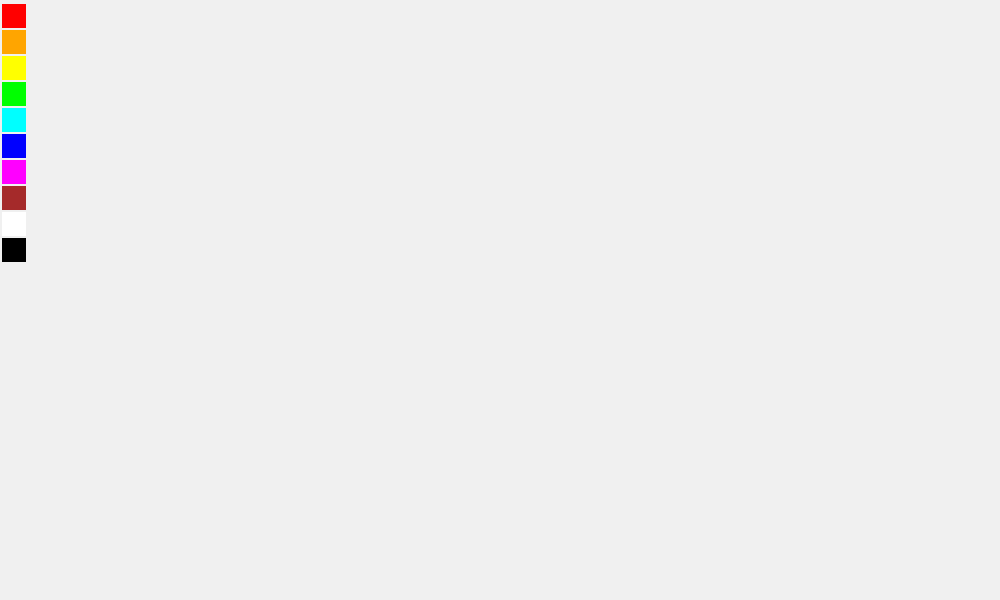
Frame 1 (no input)
Frame 60 (no input): identical to frame 1, image omitted
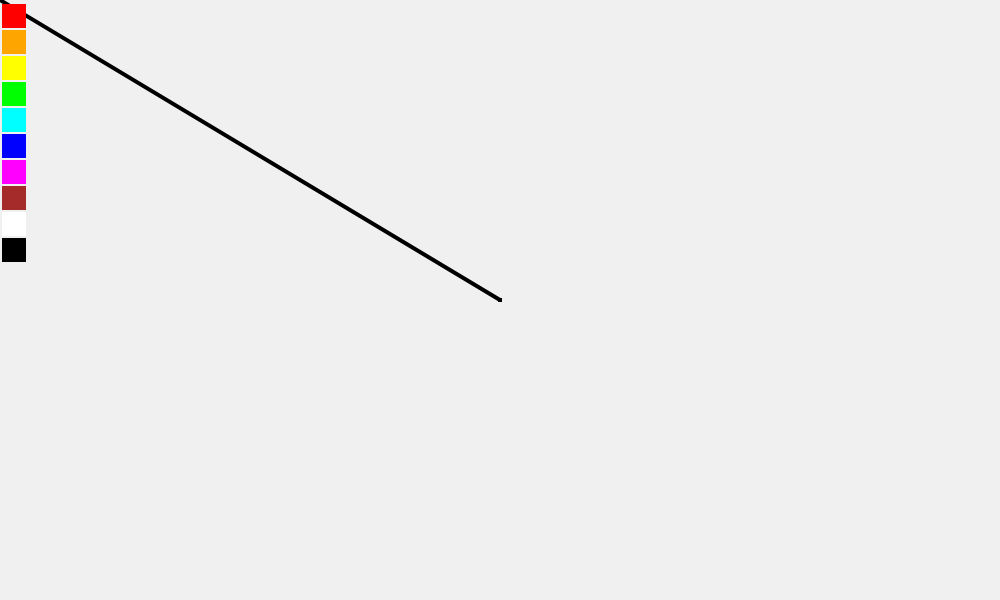
Frame 120 (the mouse pressed at the canvas centre since frame 60)

The p5.js sketch that drew these frames (run headless with seeded random() and noise() and a simulated clock; from frame 60 on, the mouse is pressed at the canvas centre):

// p5.js sketch
// ── sketch.js
function setup() {
  createCanvas(1000, 600);
  background(240);
}

let brush = 'black';

function draw() {
  strokeWeight(1);
  cursor(CROSS);
  fill('black');
  strokeWeight(4)

  if(mouseIsPressed){
    stroke(brush);
    line(mouseX, mouseY, pmouseX, pmouseY);
  }

strokeWeight(0);

  fill('red');
  let red = square(2, 4, 24);

  fill('orange');
  let orange = square(2, 30, 24);

  fill('yellow');
  let yellow = square(2, 56, 24);

  fill('lime');
  let lime = square(2, 82, 24);

  fill('cyan');
  let cyan = square(2, 108, 24);

  fill('blue');
  let blue = square(2, 134, 24);

  fill('magenta');
  let magenta = square(2, 160, 24);

  fill('brown');
  let brown = square(2, 186, 24);

  fill('white');
  let white = square(2, 212, 24);

  fill('black');
  let black = square(2, 238, 24);

  noFill();
}

function mouseClicked(){
  if((mouseX>=2 && mouseX<=26) && (mouseY>=4 && mouseY<=28)){
    brush = 'red';
  }

  if((mouseX>=2 && mouseX<=26) && (mouseY>=30 && mouseY<=54)){
    brush = 'orange';
  }

  if((mouseX>=2 && mouseX<=26) && (mouseY>=56 && mouseY<=80)){
    brush = 'yellow';
  }

  if((mouseX>=2 && mouseX<=26) && (mouseY>=82 && mouseY<=106)){
    brush = 'lime';
  }

  if((mouseX>=2 && mouseX<=26) && (mouseY>=108 && mouseY<=132)){
    brush = 'cyan';
  }

  if((mouseX>=2 && mouseX<=26) && (mouseY>=134 && mouseY<=158)){
    brush = 'blue';
  }

  if((mouseX>=2 && mouseX<=26) && (mouseY>=160 && mouseY<=184)){
    brush = 'magenta';
  }

  if((mouseX>=2 && mouseX<=26) && (mouseY>=186 && mouseY<=210)){
    brush = 'brown';
  }

  if((mouseX>=2 && mouseX<=26) && (mouseY>=212 && mouseY<=236)){
    brush = 'white';
  }

  if((mouseX>=2 && mouseX<=26) && (mouseY>=238 && mouseY<=262)){
    brush = 'black';
  }
}
